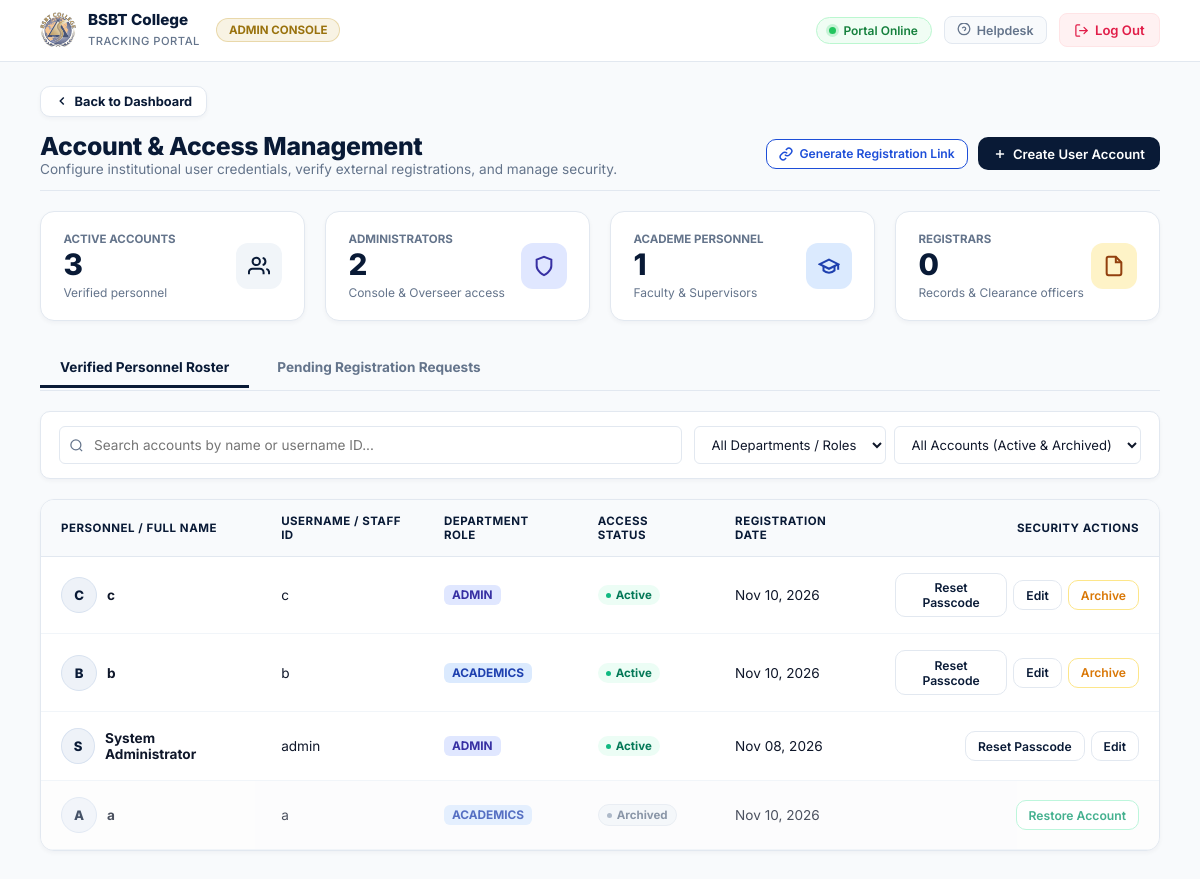
Page /Account_Management/account_management.php (signed in) on the committed database.
### tables this page shows
CREATE TABLE `users` (
  `id` int(11) NOT NULL,
  `username` varchar(50) NOT NULL,
  `password` varchar(255) NOT NULL,
  `role` enum('admin','academics','registrar') NOT NULL,
  `fullname` varchar(100) DEFAULT 'Master Administrator',
  `created_at` timestamp NOT NULL DEFAULT current_timestamp(),
  `status` enum('active','suspended','archived','pending_approval') DEFAULT 'active',
  `is_archived` tinyint(1) DEFAULT 0
);

### Account_Management/account_management.php (the view, shortened to what the rows shown need)
<?php
require_once '../db.php';
try {
    $pdo->exec("ALTER TABLE users MODIFY COLUMN status ENUM('active', 'suspended', 'archived', 'pending_approval') DEFAULT 'active'");
} catch (Exception $e) {}
$current_admin_id = $_SESSION['user_id'] ?? 0;
$totalUsers       = (int)$pdo->query("SELECT COUNT(*) FROM users WHERE is_archived = 0 AND status != 'pending_approval'")->fetchColumn();
$adminUsers       = (int)$pdo->query("SELECT COUNT(*) FROM users WHERE role = 'admin' AND is_archived = 0 AND status != 'pending_approval'")->fetchColumn();
$academicsUsers   = (int)$pdo->query("SELECT COUNT(*) FROM users WHERE role = 'academics' AND is_archived = 0 AND status != 'pending_approval'")->fetchColumn();
$registrarUsers   = (int)$pdo->query("SELECT COUNT(*) FROM users WHERE role = 'registrar' AND is_archived = 0 AND status != 'pending_approval'")->fetchColumn();
$users = $pdo->query("SELECT id, fullname, username, role, status, is_archived, created_at FROM users WHERE status != 'pending_approval' ORDER BY is_archived ASC, id DESC")->fetchAll();
$requests = $pdo->query("SELECT id, fullname, username, role, created_at FROM users WHERE status = 'pending_approval' ORDER BY id DESC")->fetchAll();
$active_tab = $_GET['tab'] ?? 'roster';
?>
<!DOCTYPE html>
<html lang="en">
<head>
</head>
<body>
    <header>
        <nav>
            <div class="nav-left">
                <a href="../Admin/admin.php" id="logo">
                    <div class="brand-text">
                        <h2>BSBT College</h2>
                    </div>
                </a>
            </div>
        </nav>
    </header>
    <main>
        <div class="page-toolbar">
            <div class="page-toolbar-left">
                <h1>Account & Access Management</h1>
            </div>
        </div>
        <div class="stats-overview">
            <div class="stat-card card-total">
                <div class="stat-card-left">
                    <h2 class="stat-number"><?php echo $totalUsers; ?></h2>
                </div>
            </div>
            <div class="stat-card card-admin">
                <div class="stat-card-left">
                    <h2 class="stat-number"><?php echo $adminUsers; ?></h2>
                </div>
            </div>
            <div class="stat-card card-acad">
                <div class="stat-card-left">
                    <h2 class="stat-number"><?php echo $academicsUsers; ?></h2>
                </div>
            </div>
            <div class="stat-card card-reg">
                <div class="stat-card-left">
                    <h2 class="stat-number"><?php echo $registrarUsers; ?></h2>
                </div>
            </div>
        </div>
        <?php if ($active_tab === 'requests'): ?>
            <!-- ==============================================
                 VIEW: PENDING REGISTRATION APPROVAL QUEUE
                 ============================================== -->
            <div class="table-container">
                <table>
                    <thead>
                        <tr>
                            <th>Applicant Full Name</th>
                            <th>Requested Staff ID</th>
                            <th>Target Department</th>
                            <th>Submission Date</th>
                            <th style="text-align: right;">Administrator Decision</th>
                        </tr>
                    </thead>
                    <tbody>
                        <?php if (empty($requests)): ?>
                            <tr>
                                <td colspan="5" style="text-align:center; padding:3.5rem 1rem; color:var(--text-muted);">
                                    <svg width="40" height="40" viewBox="0 0 24 24" fill="none" stroke="currentColor" stroke-width="1.8" style="margin-bottom:0.75rem; color:#94a3b8;"><circle cx="12" cy="12" r="10"></circle><polyline points="12 6 12 12 14 14"></polyline></svg>
                                    <p style="font-size:0.95rem; font-weight:700; color:var(--college-navy);">No Pending Registration Requests</p>
                                    <small>Share your registration link with faculty or staff to receive applications.</small>
                                </td>
                            </tr>
                        <?php else: ?>
                            <?php foreach ($requests as $req): ?>
                                <tr>
                                    <td>
                                        <div class="user-avatar-wrap">
                                            <div class="avatar-initial" style="background:#fffbeb; color:#92400e; border-color:#fde68a;">
                                                <?php echo strtoupper(substr($req['fullname'], 0, 1)); ?>
                                            </div>
                                            <div>
                                                <strong><?php echo htmlspecialchars($req['fullname']); ?></strong>
                                            </div>
                                        </div>
                                    </td>
                                    <td><code><?php echo htmlspecialchars($req['username']); ?></code></td>
                                    <td>
                                        <span class="role-badge role-<?php echo $req['role']; ?>">
                                            <?php echo ucfirst($req['role']); ?>
                                        </span>
                                    </td>
                                    <td><?php echo date('M d, Y • h:i A', strtotime($req['created_at'])); ?></td>
                                    <td style="text-align: right;">
                                        <div style="display:inline-flex; align-items:center; gap:8px;">
                                            <form method="POST" style="display:inline;">
                                                <input type="hidden" name="action" value="approve_request">
                                                <input type="hidden" name="user_id" value="<?php echo $req['id']; ?>">
                                                <button type="submit" class="btn-primary" style="background:#10b981; padding:0.4rem 0.85rem;" title="Approve and Activate Account">
                                                    ✓ Approve Account
                                                </button>
                                            </form>
                                            <form method="POST" style="display:inline;" onsubmit="return confirm('Decline and remove this registration request?');">
                                                <input type="hidden" name="action" value="reject_request">
                                                <input type="hidden" name="user_id" value="<?php echo $req['id']; ?>">
                                                <button type="submit" class="btn-outline" style="color:#ef4444; border-color:#fecaca;" title="Decline Request">
                                                    ✕ Decline
                                                </button>
                                            </form>
                                        </div>
                                    </td>
                                </tr>
                            <?php endforeach; ?>
                        <?php endif; ?>
                    </tbody>
                </table>
            </div>
        <?php else: ?>
            <div class="table-container">
                <table>
                    <thead>
                        <tr>
                            <th>Personnel / Full Name</th>
                            <th>Username / Staff ID</th>
                            <th>Department Role</th>
                            <th>Access Status</th>
                            <th>Registration Date</th>
                            <th style="text-align: right;">Security Actions</th>
                        </tr>
                    </thead>
                    <tbody id="userTableBody">
                        <?php foreach ($users as $u):
                            $initial = strtoupper(substr($u['fullname'], 0, 1));
                            $isArchived = (int)($u['is_archived'] ?? 0) === 1;
                            $displayStatus = $isArchived ? 'archived' : ($u['status'] ?? 'active');
                        ?>
                            <tr class="user-row <?php echo $isArchived ? 'row-archived' : ''; ?>"
                                data-name="<?php echo strtolower(htmlspecialchars($u['fullname'])); ?>"
                                data-username="<?php echo strtolower(htmlspecialchars($u['username'])); ?>"
                                data-role="<?php echo strtolower($u['role']); ?>"
                                data-status="<?php echo $displayStatus; ?>">
                                <td>
                                    <div class="user-avatar-wrap">
                                        <div class="avatar-initial"><?php echo $initial; ?></div>
                                        <div>
                                            <strong><?php echo htmlspecialchars($u['fullname']); ?></strong>
                                        </div>
                                    </div>
                                </td>
                                <td><code><?php echo htmlspecialchars($u['username']); ?></code></td>
                                <td>
                                    <span class="role-badge role-<?php echo $u['role']; ?>">
                                        <?php echo ucfirst($u['role']); ?>
                                    </span>
                                </td>
                                <td>
                                    <span class="status-pill status-<?php echo $displayStatus; ?>">
                                        <span class="dot"></span>
                                        <?php echo ucfirst($displayStatus); ?>
                                    </span>
                                </td>
                                <td><?php echo date('M d, Y', strtotime($u['created_at'])); ?></td>
                                <td style="text-align: right;">
                                    <div style="display:inline-flex; align-items:center; gap:6px;">
                                        <?php if (!$isArchived): ?>
                                            <button type="button" class="btn-outline" onclick="openResetModal(<?php echo $u['id']; ?>, '<?php echo htmlspecialchars($u['username'], ENT_QUOTES); ?>')">
                                                Reset Passcode
                                            </button>
                                            <button type="button" class="btn-outline" onclick="openEditModal(<?php echo htmlspecialchars(json_encode($u), ENT_QUOTES); ?>)">
                                                Edit
                                            </button>
                                            <?php if ($u['id'] != 1 && $u['id'] != $current_admin_id): ?>
                                                <form method="POST" style="display:inline;" onsubmit="return confirm('Archive this user account? Historical data will be preserved.');">
                                                    <button type="submit" class="btn-outline" style="color:#d97706; border-color:#fde68a;" title="Archive Account">
                                                        Archive
                                                    </button>
                                                </form>
                                            <?php endif; ?>
                                        <?php else: ?>
                                            <form method="POST" style="display:inline;" onsubmit="return confirm('Restore and re-activate this user account?');">
                                                <button type="submit" class="btn-outline" style="color:#059669; border-color:#a7f3d0;" title="Restore Account">
                                                    Restore Account
                                                </button>
                                            </form>
                                        <?php endif; ?>
                                    </div>
                                </td>
                            </tr>
                        <?php endforeach; ?>
                    </tbody>
                </table>
            </div>
        <?php endif; ?>
    </main>
</body>
</html>

### rows in the picture
users: fullname "C", fullname "c", username "c", role "ADMIN", displayStatus "Active", created_at "Nov 10, 2026"
users: fullname "B", fullname "b", username "b", role "ACADEMICS", displayStatus "Active", created_at "Nov 10, 2026"
users: fullname "S", fullname "System Administrator", username "admin", role "ADMIN", displayStatus "Active", created_at "Nov 08, 2026"
users: fullname "A", fullname "a", username "a", role "ACADEMICS", is_archived "Archived", created_at "Nov 10, 2026"

### other values in the picture
$totalUsers "3"
$adminUsers "2"
$academicsUsers "1"
$registrarUsers "0"
